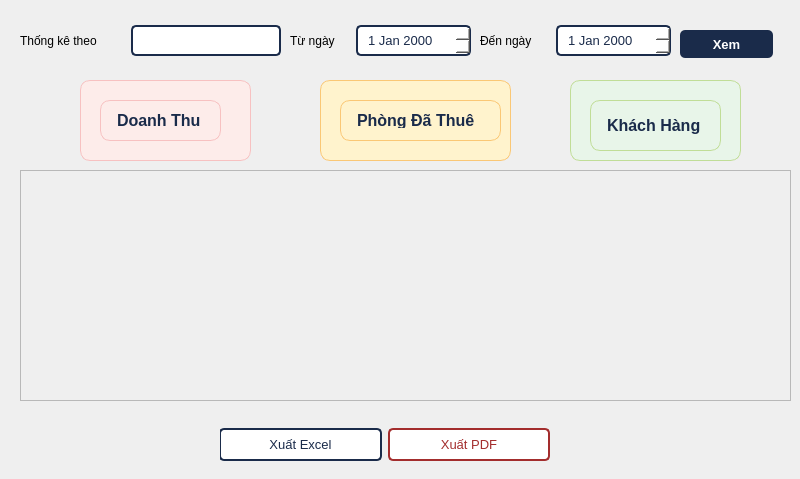
         <widget class="QWidget" name="page_7">
          <widget class="QWidget" name="widget_8" native="true">
           <property name="geometry">
            <rect>
             <x>10</x>
             <y>20</y>
             <width>781</width>
             <height>41</height>
            </rect>
           </property>
           <widget class="QWidget" name="horizontalLayoutWidget_23">
            <property name="geometry">
             <rect>
              <x>10</x>
              <y>0</y>
              <width>261</width>
              <height>41</height>
             </rect>
            </property>
            <layout class="QHBoxLayout" name="horizontalLayout_24">
             <item>
              <widget class="QLabel" name="label_13">
               <property name="styleSheet">
                <string notr="true">color:black;</string>
               </property>
               <property name="text">
                <string>Thống kê theo</string>
               </property>
              </widget>
             </item>
             <item>
              <widget class="QComboBox" name="comboBox">
               <property name="styleSheet">
                <string notr="true">QComboBox {
    background-color: #FFFFFF;
    border: 1.5px solid #1A2B4A;
    border-radius: 5px;
    padding: 5px 10px;
    color: #1A2B4A;
    font-size: 13px;
    min-width: 100px;
}

QComboBox:hover {
    border-color: #C9A84C;
}

QComboBox::drop-down {
    border: none;
    width: 24px;
}

QComboBox::down-arrow {
    width: 10px;
    height: 10px;
}

QComboBox QAbstractItemView {
    background-color: #FFFFFF;
    border: 1px solid #1A2B4A;
    selection-background-color: #EAF2FB;
    selection-color: #1A2B4A;
    color: #1A2B4A;
}</string>
               </property>
              </widget>
             </item>
            </layout>
           </widget>
           <widget class="QWidget" name="horizontalLayoutWidget_24">
            <property name="geometry">
             <rect>
              <x>280</x>
              <y>0</y>
              <width>181</width>
              <height>41</height>
             </rect>
            </property>
            <layout class="QHBoxLayout" name="horizontalLayout_25">
             <item>
              <widget class="QLabel" name="label_14">
               <property name="styleSheet">
                <string notr="true">color:black;</string>
               </property>
               <property name="text">
                <string>Từ ngày</string>
               </property>
              </widget>
             </item>
             <item>
              <widget class="QDateEdit" name="dateEdit">
               <property name="styleSheet">
                <string notr="true">QDateEdit {
    background-color: #FFFFFF;
    border: 1.5px solid #1A2B4A;
    border-radius: 5px;
    padding: 5px 8px;
    color: #1A2B4A;
    font-size: 13px;
}

QDateEdit:focus {
    border-color: #C9A84C;
}

QDateEdit::drop-down {
    border: none;
    width: 22px;
}
</string>
               </property>
              </widget>
             </item>
            </layout>
           </widget>
           <widget class="QWidget" name="horizontalLayoutWidget_25">
            <property name="geometry">
             <rect>
              <x>470</x>
              <y>0</y>
              <width>191</width>
              <height>41</height>
             </rect>
            </property>
            <layout class="QHBoxLayout" name="horizontalLayout_26">
             <item>
              <widget class="QLabel" name="label_15">
               <property name="styleSheet">
                <string notr="true">color:black;</string>
               </property>
               <property name="text">
                <string>Đến ngày</string>
               </property>
              </widget>
             </item>
             <item>
              <widget class="QDateEdit" name="dateEdit_2">
               <property name="styleSheet">
                <string notr="true">QDateEdit {
    background-color: #FFFFFF;
    border: 1.5px solid #1A2B4A;
    border-radius: 5px;
    padding: 5px 8px;
    color: #1A2B4A;
    font-size: 13px;
}

QDateEdit:focus {
    border-color: #C9A84C;
}

QDateEdit::drop-down {
    border: none;
    width: 22px;
}
</string>
               </property>
              </widget>
             </item>
            </layout>
           </widget>
           <widget class="QPushButton" name="BtnXem">
            <property name="geometry">
             <rect>
              <x>670</x>
              <y>10</y>
              <width>93</width>
              <height>28</height>
             </rect>
            </property>
            <property name="styleSheet">
             <string notr="true">QPushButton {
    background-color: #1A2B4A;
    color: #FFFFFF;
    border: none;
    border-radius: 5px;
    padding: 7px 22px;
    font-size: 13px;
    font-weight: bold;
}

QPushButton:hover {
    background-color: #223259;
}
</string>
            </property>
            <property name="text">
             <string>Xem</string>
            </property>
           </widget>
          </widget>
          <widget class="QFrame" name="FraChart">
           <property name="geometry">
            <rect>
             <x>20</x>
             <y>170</y>
             <width>771</width>
             <height>231</height>
            </rect>
           </property>
           <property name="frameShape">
            <enum>QFrame::StyledPanel</enum>
           </property>
           <property name="frameShadow">
            <enum>QFrame::Raised</enum>
           </property>
          </widget>
          <widget class="QWidget" name="widget_10" native="true">
           <property name="geometry">
            <rect>
             <x>220</x>
             <y>419</y>
             <width>331</width>
             <height>51</height>
            </rect>
           </property>
           <widget class="QWidget" name="horizontalLayoutWidget_30">
            <property name="geometry">
             <rect>
              <x>-1</x>
              <y>0</y>
              <width>331</width>
              <height>51</height>
             </rect>
            </property>
            <layout class="QHBoxLayout" name="horizontalLayout_31">
             <item>
              <widget class="QPushButton" name="BtnExcel">
               <property name="styleSheet">
                <string notr="true">QPushButton {
    background-color: #FFFFFF;
    color: #1A2B4A;
    border: 1.5px solid #1A2B4A;
    border-radius: 5px;
    padding: 7px 22px;
    font-size: 13px;
    min-width: 110px;
}

QPushButton:hover {
    background-color: #E8F5E9;
    border-color: #3B6D11;
    color: #3B6D11;
}</string>
               </property>
               <property name="text">
                <string>Xuất Excel</string>
               </property>
              </widget>
             </item>
             <item>
              <widget class="QPushButton" name="BtnPDF">
               <property name="styleSheet">
                <string notr="true">QPushButton {
    background-color: #FFFFFF;
    color: #A32D2D;
    border: 1.5px solid #A32D2D;
    border-radius: 5px;
    padding: 7px 22px;
    font-size: 13px;
    min-width: 110px;
}

QPushButton:hover {
    background-color: #FDECEA;
}</string>
               </property>
               <property name="text">
                <string>Xuất PDF</string>
               </property>
              </widget>
             </item>
            </layout>
           </widget>
          </widget>
          <widget class="QWidget" name="widget_9" native="true">
           <property name="geometry">
            <rect>
             <x>20</x>
             <y>70</y>
             <width>771</width>
             <height>91</height>
            </rect>
           </property>
           <widget class="QFrame" name="frame_6">
            <property name="geometry">
             <rect>
              <x>60</x>
              <y>10</y>
              <width>171</width>
              <height>81</height>
             </rect>
            </property>
            <property name="styleSheet">
             <string notr="true">background-color: #FDECEA;
  border: 1px solid #F7C1C1;
  border-radius: 10px;</string>
            </property>
            <property name="frameShape">
             <enum>QFrame::StyledPanel</enum>
            </property>
            <property name="frameShadow">
             <enum>QFrame::Raised</enum>
            </property>
            <widget class="QLabel" name="label_17">
             <property name="geometry">
              <rect>
               <x>20</x>
               <y>20</y>
               <width>121</width>
               <height>41</height>
              </rect>
             </property>
             <property name="font">
              <font>
               <pointsize>-1</pointsize>
               <weight>75</weight>
               <bold>true</bold>
              </font>
             </property>
             <property name="styleSheet">
              <string notr="true">color: #1A2B4A;
    font-size: 16px;
    font-weight: bold;
    padding: 12px;</string>
             </property>
             <property name="text">
              <string>Doanh Thu</string>
             </property>
            </widget>
           </widget>
           <widget class="QFrame" name="frame_7">
            <property name="geometry">
             <rect>
              <x>300</x>
              <y>10</y>
              <width>191</width>
              <height>81</height>
             </rect>
            </property>
            <property name="styleSheet">
             <string notr="true"> background-color: #FFF3CD;
  border: 1px solid #FAC775;
  border-radius: 10px;</string>
            </property>
            <property name="frameShape">
             <enum>QFrame::StyledPanel</enum>
            </property>
            <property name="frameShadow">
             <enum>QFrame::Raised</enum>
            </property>
            <widget class="QLabel" name="label_18">
             <property name="geometry">
              <rect>
               <x>20</x>
               <y>20</y>
               <width>161</width>
               <height>41</height>
              </rect>
             </property>
             <property name="font">
              <font>
               <pointsize>-1</pointsize>
               <weight>75</weight>
               <bold>true</bold>
              </font>
             </property>
             <property name="styleSheet">
              <string notr="true">color: #1A2B4A;
    font-size: 16px;
    font-weight: bold;
    padding: 12px;</string>
             </property>
             <property name="text">
              <string>Phòng Đã Thuê</string>
             </property>
            </widget>
           </widget>
           <widget class="QFrame" name="frame_8">
            <property name="geometry">
             <rect>
              <x>550</x>
              <y>10</y>
              <width>171</width>
              <height>81</height>
             </rect>
            </property>
            <property name="styleSheet">
             <string notr="true">background-color: #E8F5E9;
  border: 1px solid #C0DD97;
  border-radius: 10px;</string>
            </property>
            <property name="frameShape">
             <enum>QFrame::StyledPanel</enum>
            </property>
            <property name="frameShadow">
             <enum>QFrame::Raised</enum>
            </property>
            <widget class="QLabel" name="label_19">
             <property name="geometry">
              <rect>
               <x>20</x>
               <y>20</y>
               <width>131</width>
               <height>51</height>
              </rect>
             </property>
             <property name="font">
              <font>
               <pointsize>-1</pointsize>
               <weight>75</weight>
               <bold>true</bold>
              </font>
             </property>
             <property name="styleSheet">
              <string notr="true">color: #1A2B4A;
    font-size: 16px;
    font-weight: bold;
    padding: 12px;</string>
             </property>
             <property name="text">
              <string>Khách Hàng</string>
             </property>
            </widget>
           </widget>
          </widget>
         </widget>
